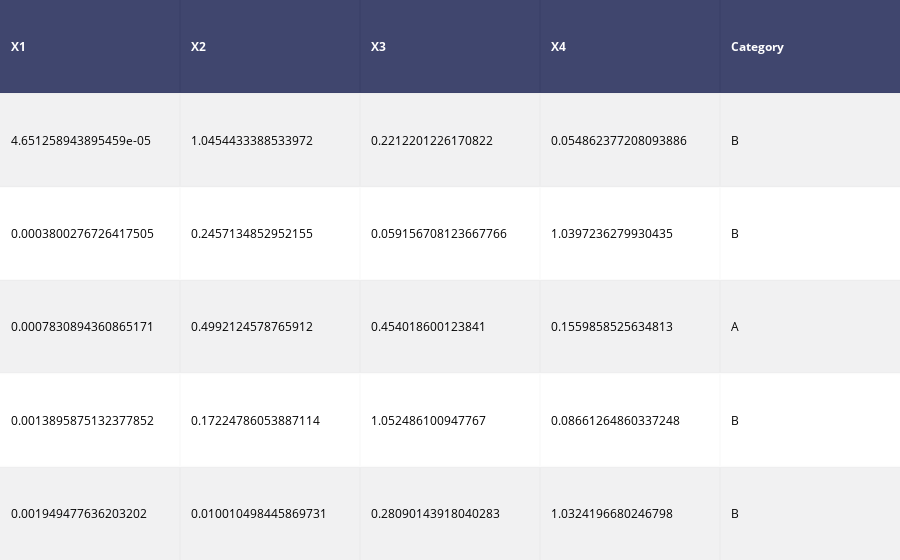

Notebook cell for this chart:
### Code cell
df_table = ff.create_table(data.head())
ply.offline.iplot(df_table, filename='iris-data-head')

### Figure 1 — Plotly figure (JSON) as saved in the notebook; plotly's stock layout.template omitted (floating-point values rounded to 4 significant figures)
{"data": [{"colorscale": [[0, "#00083e"], [0.5, "#ededee"], [1, "#ffffff"]], "hoverinfo": "none", "opacity": 0.75, "showscale": false, "type": "heatmap", "uid": "74287f18-012e-445b-b9f3-6b8847600ae3", "z": [[0, 0, 0, 0, 0], [0.5, 0.5, 0.5, 0.5, 0.5], [1, 1, 1, 1, 1], [0.5, 0.5, 0.5, 0.5, 0.5], [1, 1, 1, 1, 1], [0.5, 0.5, 0.5, 0.5, 0.5]], "zauto": true, "zmax": 1, "zmin": 0}], "layout": {"annotations": [{"align": "left", "font": {"color": "#ffffff"}, "showarrow": false, "text": "<b>X1</b>", "x": -0.45, "xanchor": "left", "xref": "x", "y": 0, "yref": "y"}, {"align": "left", "font": {"color": "#ffffff"}, "showarrow": false, "text": "<b>X2</b>", "x": 0.55, "xanchor": "left", "xref": "x", "y": 0, "yref": "y"}, {"align": "left", "font": {"color": "#ffffff"}, "showarrow": false, "text": "<b>X3</b>", "x": 1.55, "xanchor": "left", "xref": "x", "y": 0, "yref": "y"}, {"align": "left", "font": {"color": "#ffffff"}, "showarrow": false, "text": "<b>X4</b>", "x": 2.55, "xanchor": "left", "xref": "x", "y": 0, "yref": "y"}, {"align": "left", "font": {"color": "#ffffff"}, "showarrow": false, "text": "<b>Category</b>", "x": 3.55, "xanchor": "left", "xref": "x", "y": 0, "yref": "y"}, {"align": "left", "font": {"color": "#000000"}, "showarrow": false, "text": "4.651258943895459e-05", "x": -0.45, "xanchor": "left", "xref": "x", "y": 1, "yref": "y"}, {"align": "left", "font": {"color": "#000000"}, "showarrow": false, "text": "1.0454433388533972", "x": 0.55, "xanchor": "left", "xref": "x", "y": 1, "yref": "y"}, {"align": "left", "font": {"color": "#000000"}, "showarrow": false, "text": "0.2212201226170822", "x": 1.55, "xanchor": "left", "xref": "x", "y": 1, "yref": "y"}, {"align": "left", "font": {"color": "#000000"}, "showarrow": false, "text": "0.054862377208093886", "x": 2.55, "xanchor": "left", "xref": "x", "y": 1, "yref": "y"}, {"align": "left", "font": {"color": "#000000"}, "showarrow": false, "text": "B", "x": 3.55, "xanchor": "left", "xref": "x", "y": 1, "yref": "y"}, {"align": "left", "font": {"color": "#000000"}, "showarrow": false, "text": "0.0003800276726417505", "x": -0.45, "xanchor": "left", "xref": "x", "y": 2, "yref": "y"}, {"align": "left", "font": {"color": "#000000"}, "showarrow": false, "text": "0.2457134852952155", "x": 0.55, "xanchor": "left", "xref": "x", "y": 2, "yref": "y"}, {"align": "left", "font": {"color": "#000000"}, "showarrow": false, "text": "0.059156708123667766", "x": 1.55, "xanchor": "left", "xref": "x", "y": 2, "yref": "y"}, {"align": "left", "font": {"color": "#000000"}, "showarrow": false, "text": "1.0397236279930435", "x": 2.55, "xanchor": "left", "xref": "x", "y": 2, "yref": "y"}, {"align": "left", "font": {"color": "#000000"}, "showarrow": false, "text": "B", "x": 3.55, "xanchor": "left", "xref": "x", "y": 2, "yref": "y"}, {"align": "left", "font": {"color": "#000000"}, "showarrow": false, "text": "0.0007830894360865171", "x": -0.45, "xanchor": "left", "xref": "x", "y": 3, "yref": "y"}, {"align": "left", "font": {"color": "#000000"}, "showarrow": false, "text": "0.4992124578765912", "x": 0.55, "xanchor": "left", "xref": "x", "y": 3, "yref": "y"}, {"align": "left", "font": {"color": "#000000"}, "showarrow": false, "text": "0.454018600123841", "x": 1.55, "xanchor": "left", "xref": "x", "y": 3, "yref": "y"}, {"align": "left", "font": {"color": "#000000"}, "showarrow": false, "text": "0.1559858525634813", "x": 2.55, "xanchor": "left", "xref": "x", "y": 3, "yref": "y"}, {"align": "left", "font": {"color": "#000000"}, "showarrow": false, "text": "A", "x": 3.55, "xanchor": "left", "xref": "x", "y": 3, "yref": "y"}, {"align": "left", "font": {"color": "#000000"}, "showarrow": false, "text": "0.0013895875132377852", "x": -0.45, "xanchor": "left", "xref": "x", "y": 4, "yref": "y"}, {"align": "left", "font": {"color": "#000000"}, "showarrow": false, "text": "0.17224786053887114", "x": 0.55, "xanchor": "left", "xref": "x", "y": 4, "yref": "y"}, {"align": "left", "font": {"color": "#000000"}, "showarrow": false, "text": "1.052486100947767", "x": 1.55, "xanchor": "left", "xref": "x", "y": 4, "yref": "y"}, {"align": "left", "font": {"color": "#000000"}, "showarrow": false, "text": "0.08661264860337248", "x": 2.55, "xanchor": "left", "xref": "x", "y": 4, "yref": "y"}, {"align": "left", "font": {"color": "#000000"}, "showarrow": false, "text": "B", "x": 3.55, "xanchor": "left", "xref": "x", "y": 4, "yref": "y"}, {"align": "left", "font": {"color": "#000000"}, "showarrow": false, "text": "0.001949477636203202", "x": -0.45, "xanchor": "left", "xref": "x", "y": 5, "yref": "y"}, {"align": "left", "font": {"color": "#000000"}, "showarrow": false, "text": "0.010010498445869731", "x": 0.55, "xanchor": "left", "xref": "x", "y": 5, "yref": "y"}, {"align": "left", "font": {"color": "#000000"}, "showarrow": false, "text": "0.28090143918040283", "x": 1.55, "xanchor": "left", "xref": "x", "y": 5, "yref": "y"}, {"align": "left", "font": {"color": "#000000"}, "showarrow": false, "text": "1.0324196680246798", "x": 2.55, "xanchor": "left", "xref": "x", "y": 5, "yref": "y"}, {"align": "left", "font": {"color": "#000000"}, "showarrow": false, "text": "B", "x": 3.55, "xanchor": "left", "xref": "x", "y": 5, "yref": "y"}], "autosize": true, "margin": {"b": 0, "l": 0, "r": 0, "t": 0}, "xaxis": {"autorange": true, "dtick": 1, "gridwidth": 2, "range": [-0.5, 4.5], "showticklabels": false, "tick0": -0.5, "ticks": "", "zeroline": false}, "yaxis": {"autorange": true, "dtick": 1, "gridwidth": 2, "range": [5.5, -0.5], "showticklabels": false, "tick0": 0.5, "ticks": "", "zeroline": false}}}
